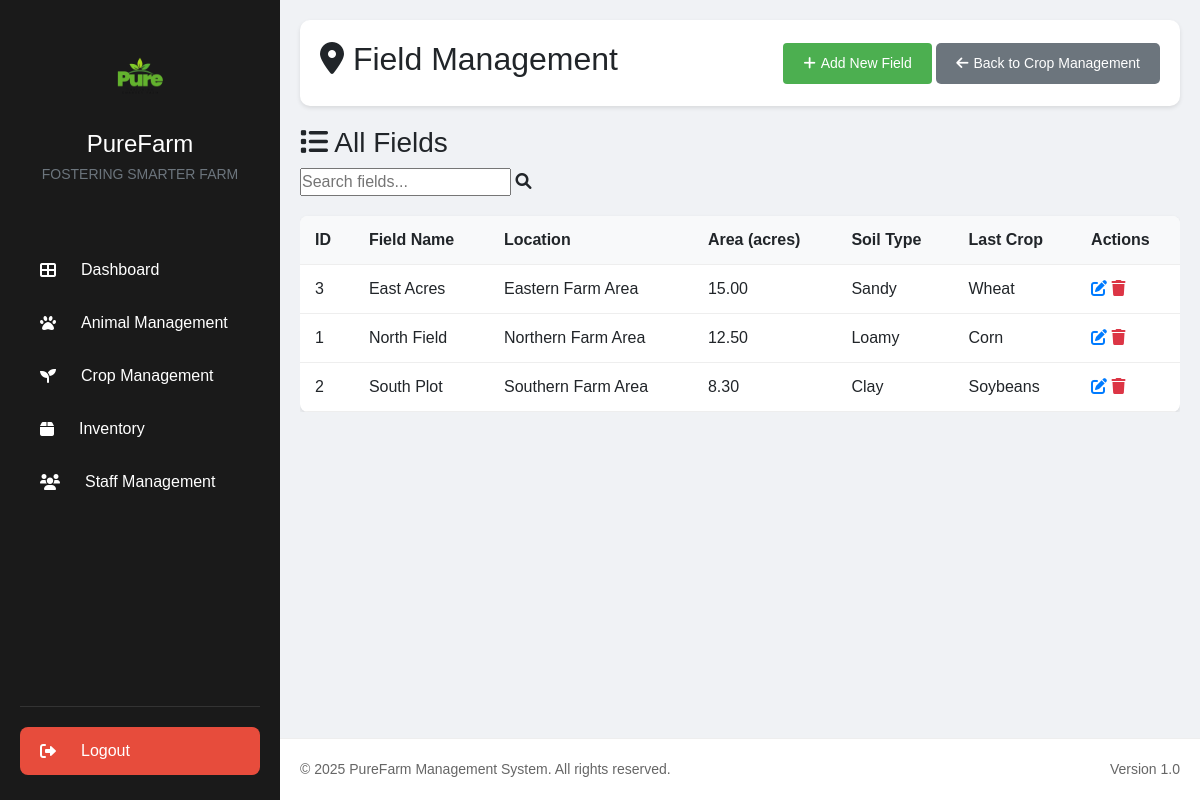
Page /field_management.php (signed in) on the committed database.
### tables this page shows
CREATE TABLE `fields` (
  `id` int(11) NOT NULL,
  `field_name` varchar(100) NOT NULL,
  `location` varchar(255) NOT NULL,
  `area` decimal(10,2) NOT NULL COMMENT 'in acres/hectares',
  `soil_type` varchar(100) DEFAULT NULL,
  `last_crop` varchar(100) DEFAULT NULL,
  `notes` text DEFAULT NULL,
  `created_at` timestamp NOT NULL DEFAULT current_timestamp(),
  `updated_at` timestamp NOT NULL DEFAULT current_timestamp() ON UPDATE current_timestamp(),
  `status` varchar(20) DEFAULT 'active'
);

### field_management.php (the view, shortened to what this page needs)
<?php
require_once 'includes/db.php';
try {
    $stmt = $pdo->query("SELECT * FROM fields ORDER BY field_name");
    $fields = $stmt->fetchAll();
} catch(PDOException $e) {
    error_log("Error fetching fields: " . $e->getMessage());
    $fields = [];
}
include 'includes/header.php';
?>
<div class="main-content">
    <div class="page-header">
        <h2><i class="fas fa-map-marker-alt"></i> Field Management</h2>
        <div class="action-buttons">
            <button class="btn btn-primary" onclick="openAddFieldModal()">
                <i class="fas fa-plus"></i> Add New Field
            </button>
            <button class="btn btn-secondary" onclick="location.href='crop_management.php'">
                <i class="fas fa-arrow-left"></i> Back to Crop Management
            </button>
        </div>
    </div>
    <div class="content-card">
        <div class="content-card-header">
            <h3><i class="fas fa-list"></i> All Fields</h3>
            <div class="card-actions">
                <div class="search-bar">
                    <input type="text" id="fieldSearch" onkeyup="searchFields()" placeholder="Search fields...">
                    <i class="fas fa-search"></i>
                </div>
            </div>
        </div>
        <div class="table-responsive">
            <table class="data-table" id="fieldTable">
                <thead>
                    <tr>
                        <th>ID</th>
                        <th>Field Name</th>
                        <th>Location</th>
                        <th>Area (acres)</th>
                        <th>Soil Type</th>
                        <th>Last Crop</th>
                        <th>Actions</th>
                    </tr>
                </thead>
                <tbody>
                    <?php if (empty($fields)): ?>
                        <tr>
                            <td colspan="7" class="text-center">No fields found. Add a field to get started.</td>
                        </tr>
                    <?php else: ?>
                        <?php foreach ($fields as $field): ?>
                            <tr>
                                <td><?php echo htmlspecialchars($field['id']); ?></td>
                                <td><?php echo htmlspecialchars($field['field_name']); ?></td>
                                <td><?php echo htmlspecialchars($field['location']); ?></td>
                                <td><?php echo htmlspecialchars($field['area']); ?></td>
                                <td><?php echo htmlspecialchars($field['soil_type']); ?></td>
                                <td><?php echo htmlspecialchars($field['last_crop']); ?></td>
                                <td class="actions">
                                    <a href="#" onclick="openEditFieldModal(<?php echo htmlspecialchars(json_encode($field)); ?>)" class="btn-icon" title="Edit">
                                        <i class="fas fa-edit"></i>
                                    </a>
                                    <a href="#" onclick="confirmDeleteField(<?php echo $field['id']; ?>, '<?php echo htmlspecialchars($field['field_name']); ?>')" class="btn-icon text-danger" title="Delete">
                                        <i class="fas fa-trash"></i>
                                    </a>
                                </td>
                            </tr>
                        <?php endforeach; ?>
                    <?php endif; ?>
                </tbody>
            </table>
        </div>
    </div>
</div>
<?php include 'includes/footer.php'; ?>

### assets/css/styles.css (style rules this page uses)
* { margin: 0; padding: 0; box-sizing: border-box; font-family: Arial, sans-serif; }
body { background-color: #f0f2f5; }
.main-content { flex: 1; margin-left: 280px; padding: 20px; }
.page-header { display: flex; justify-content: space-between; align-items: center; margin-bottom: 20px; padding: 20px; background: white; border-radius: 10px; box-shadow: 0 2px 4px rgba(0,0,0,0.1); }
.btn { padding: 10px 20px; border: none; border-radius: 5px; cursor: pointer; font-size: 14px; display: inline-flex; align-items: center; gap: 5px; }
.btn-primary { background: #4CAF50; color: white; }
.btn-secondary { background: #6c757d; color: white; }
.main-content { flex: 1; margin-left: 280px; padding: 20px; padding-bottom: 80px; }
.btn-primary { background: #4CAF50; color: white; border: none; padding: 10px 20px; border-radius: 4px; cursor: pointer; font-size: 14px; transition: background 0.3s ease; }

### assets/css/tables.css (style rules this page uses)
.data-table { width: 100%; border-collapse: collapse; margin-top: 20px; background: white; border-radius: 8px; overflow: hidden; box-shadow: 0 2px 4px rgba(0,0,0,0.1); }
.data-table th, .data-table td { padding: 12px 15px; text-align: left; border-bottom: 1px solid #eee; }
.data-table th { background-color: #f8f9fa; font-weight: bold; }

### field_management.php (style rules this page uses)
.text-danger { color: #e74c3c; }

### rows in the picture
fields: id "3", field_name "East Acres", location "Eastern Farm Area", area "15.00", soil_type "Sandy", last_crop "Wheat"
fields: id "1", field_name "North Field", location "Northern Farm Area", area "12.50", soil_type "Loamy", last_crop "Corn"
fields: id "2", field_name "South Plot", location "Southern Farm Area", area "8.30", soil_type "Clay", last_crop "Soybeans"
